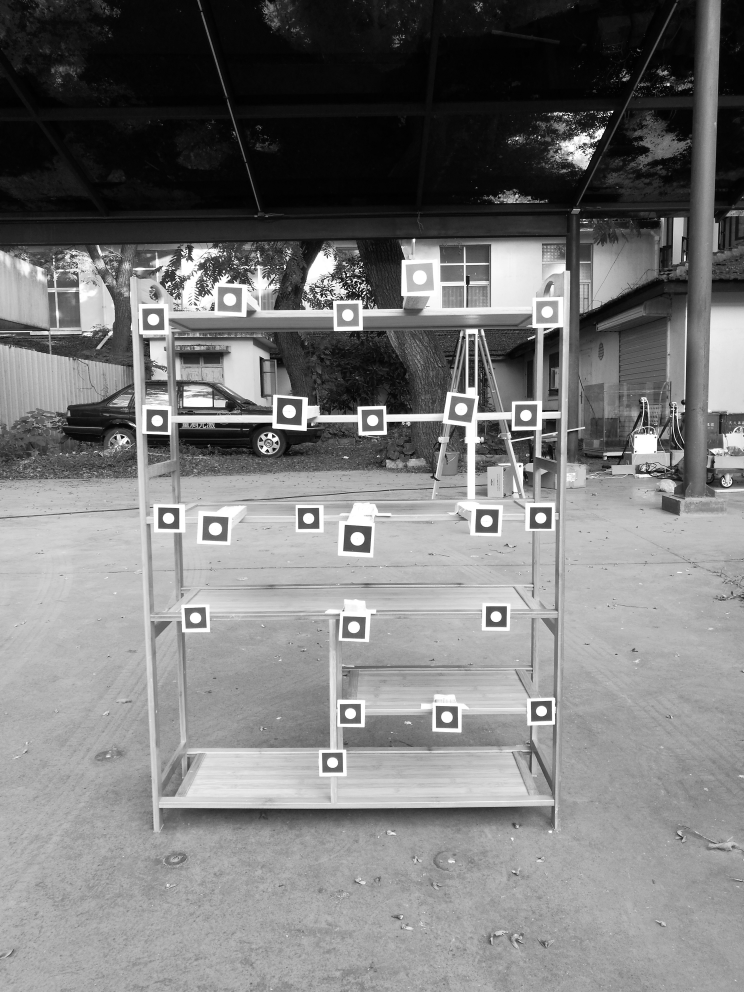
#> input picture test1.jpg, 2976 x 3968 px, found by its file name (shown at 1/4 size)
$ python fitellipse_doublefind.py   (older library calls are emulated)
#> lines starting #> are read from the running program, lines starting #| are printed output that depends on the picture; after the words box and inside, x2 and y2 are one past the last pixel; in counts of white or black regions, pixels touching at a corner belong together
# -*- coding: utf-8 -*-
import numpy as np
import cv2
# 找到圆形边缘（找到边缘数最多的边缘）
def findeClipseContours(contours):
    contourslist = []
    for i in range(len(contours)-1):
        contourslist.append(len(contours[i]))
    # print( contourslist.index(max(contourslist)))
    return contourslist.index(max(contourslist))

# [6 lines of commented-out code are left out]

protoimg = cv2.imread('/home/wangbenkang/桌面/test1.jpg')
#> protoimg is the input picture: shape (3968, 2976, 3); min 0, max 255, mean 121.8

X1 = 1111
Y1 = 1593

X2 = 1208
Y2 = 1700

W = abs(X1-X2)
H = abs(Y1-Y2)

# img = protoimg[Y1:Y1+H, X1:X1+W]
img = protoimg[ X1:X1+W,Y1:Y1+H]
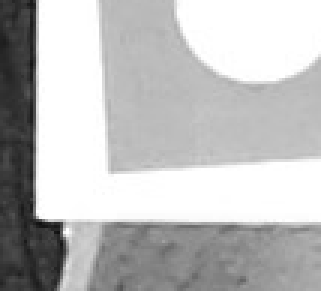
#> img: shape (97, 107, 3) (shown 3 times larger); min 16, max 255, mean 189.3
cv2.imshow('image',img)
cv2.waitKey(0)
imgray = cv2.cvtColor(img,cv2.COLOR_BGR2GRAY)


houghcircles = cv2.HoughCircles(imgray, cv2.HOUGH_GRADIENT, 1, 5, param1=50, param2=30, minRadius=0, maxRadius=0)
#> houghcircles = None
# for i in houghcircles[0,:]:
#     # draw the outer circle
#     cv2.circle(img,(i[0],i[1]),i[2],(0,255,0),2)
#     # draw the center of the circle
#     cv2.circle(img,(i[0],i[1]),2,(0,0,255),3)
#找出图片中的轮廓
ret,thresh = cv2.threshold(imgray,20,255,0)
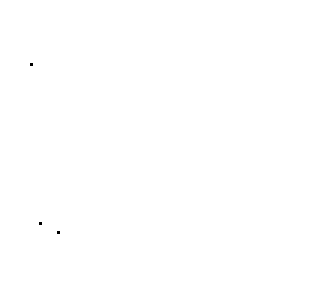
#> thresh: shape (97, 107) (shown 3 times larger); 100% white; black in thin lines or dots, all inside (x1, y1, x2, y2) = (10, 21, 20, 78)
image , contours,hierarchy = cv2.findContours(thresh,cv2.RETR_CCOMP,cv2.CHAIN_APPROX_SIMPLE)
#> contours = 4 contours, 3 with area under 20; largest, box (x1, y1, x2, y2) and area: (0, 0, 107, 97) 10176
#绘制独立轮廓，如第四个轮廓
imag = cv2.drawContours(img,contours,-1,(0,255,0),3)
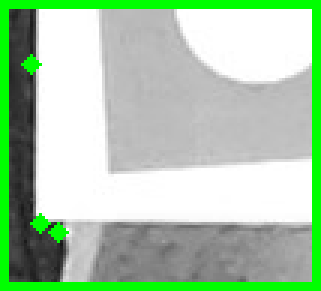
#> imag: shape (97, 107, 3) (shown 3 times larger); mean B, G, R 171.1, 202.2, 171.1
# [21 lines of commented-out code are left out]
#> (the run stopped early here; a loop or call above may not have finished)
